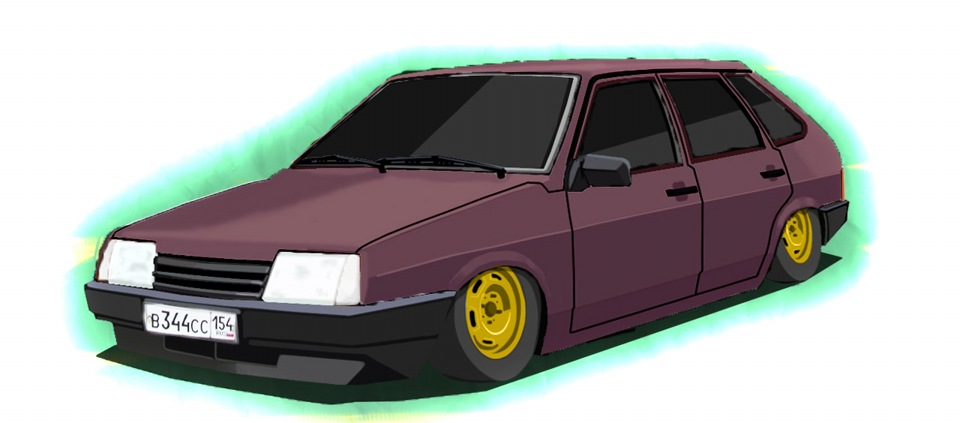
#> input picture reels/perekupy/kit/img/vaz2109/source.jpg, 960 x 423 px
$ python cut.py
#> lines starting #> are read from the running program, lines starting #| are printed output that depends on the picture; after the words box and inside, x2 and y2 are one past the last pixel; in counts of white or black regions, pixels touching at a corner belong together
# python cut.py → vaz2109.png: девятка владельца (вид 3/4) без белого фона и зелёного свечения, x2, с контуром
import numpy as np
from PIL import Image, ImageFilter
from scipy import ndimage
a = np.asarray(Image.open("source.jpg").convert("RGB")).astype(int)
r, g, b = a[..., 0], a[..., 1], a[..., 2]
bgish = ((r > 205) & (g > 205) & (b > 205)) | ((g > r + 25) & (g > 140))      # белый фон или зелёно-бирюзовое свечение
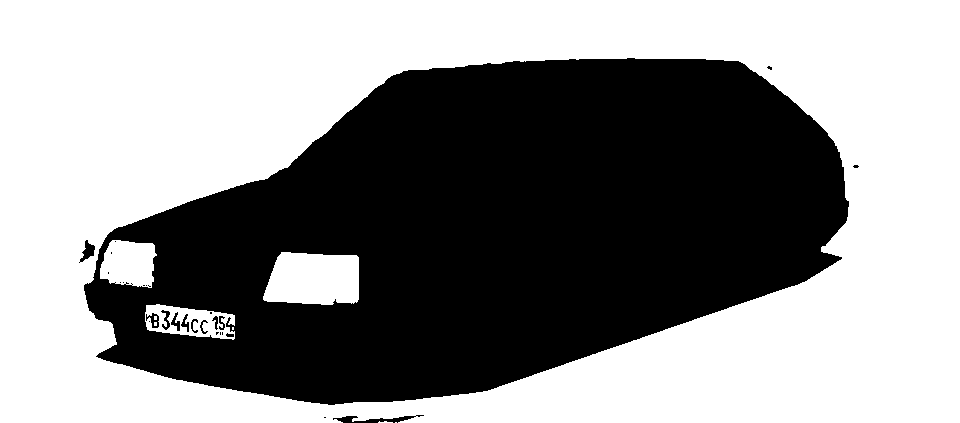
#> bgish: shape (423, 960) bool; 56.2% white; 28 black regions (16 under 20 px), largest, box (x1, y1, x2, y2) and area: (84, 58, 849, 405) 176811, (333, 415, 424, 423) 303, (79, 240, 95, 263) 163
lab, _ = ndimage.label(bgish)
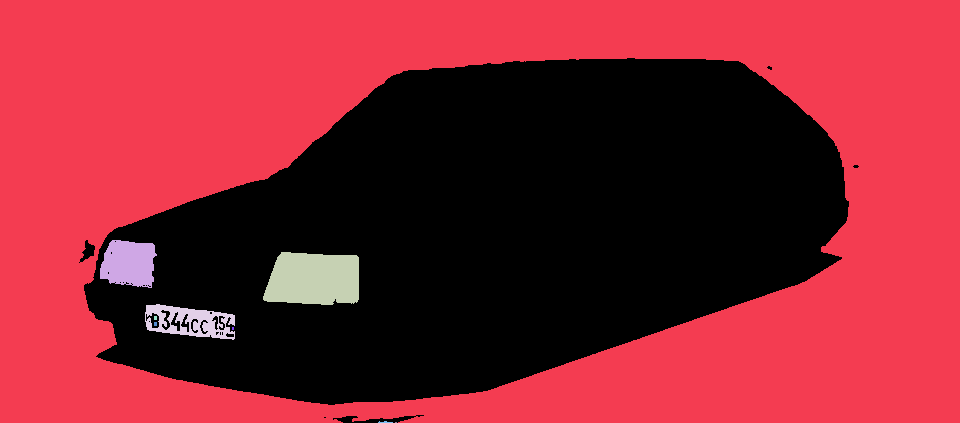
#> lab: shape (423, 960) int32; 10 distinct labels, from 0 to 9; one colour per label, 0 black
edge = set(lab[0]) | set(lab[-1]) | set(lab[:, 0]) | set(lab[:, -1]); edge.discard(0)
#> after `edge = set(lab[0]) | set(lab[-1]) | set(lab[:, 0]) | set(lab[:, -1])`: edge = 4 items
bg = np.isin(lab, list(edge))
#> bg: shape (423, 960) bool; 54.2% white; 6 black regions (3 under 20 px), largest, box (x1, y1, x2, y2) and area: (84, 58, 849, 405) 185653, (333, 415, 424, 423) 303, (79, 240, 95, 263) 163
fg = ndimage.binary_fill_holes(~bg)
fg = ndimage.binary_opening(fg, iterations=2)
#> fg: shape (423, 960) bool; 45.8% white; 4 white regions, box (x1, y1, x2, y2) and area: (84, 58, 849, 405) 185634, (82, 242, 95, 259) 132, (340, 416, 353, 423) 66, (391, 417, 402, 423) 38
lab2, n = ndimage.label(fg); sizes = ndimage.sum(fg, lab2, range(1, n + 1)); fg = lab2 == (1 + int(np.argmax(sizes)))   # только машина
#> after `lab2, n = ndimage.label(fg)`:
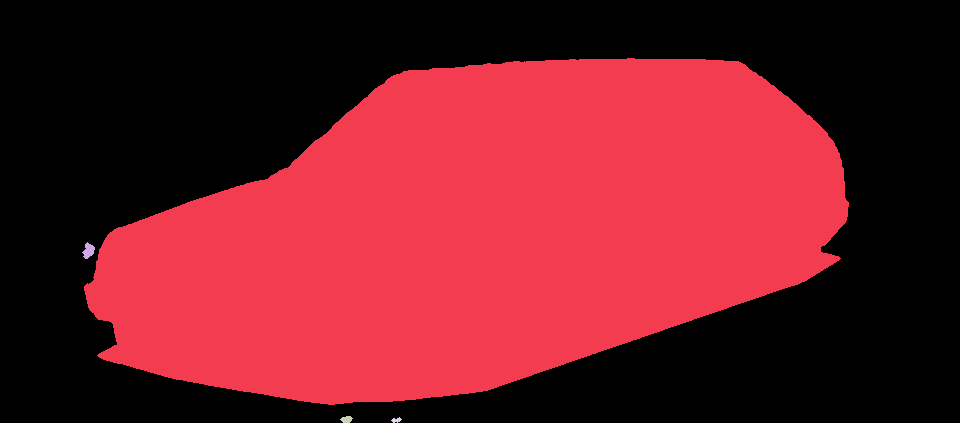
#> lab2: shape (423, 960) int32; 5 distinct labels, from 0 to 4; one colour per label, 0 black
#> after `lab2, n = ndimage.label(fg)`: n = 4
#> after `sizes = ndimage.sum(fg, lab2, range(1, n + 1))`: sizes = [185634, 132, 66, 38]
#> after `fg = lab2 == 1 + int(np.argmax(sizes))`: fg: shape (423, 960) bool; 45.7% white; 1 white region, box (x1, y1, x2, y2) and area: (84, 58, 849, 405) 185634
ys, xs = np.nonzero(fg); y0, y1, x0, x1 = ys.min(), ys.max() + 1, xs.min(), xs.max() + 1
#> after `y0, y1, x0, x1 = (ys.min(), ys.max() + 1, xs.min(), xs.max() + 1)`: y0 = 58; y1 = 405; x0 = 84; x1 = 849
alpha = (ndimage.gaussian_filter(fg.astype(float), 1.0) * 255).clip(0, 255)
green = fg & (g > r + 8) & (g > b) & (r + g + b < 330)                      # тень и кайма, окрашенные свечением → нейтральная тень
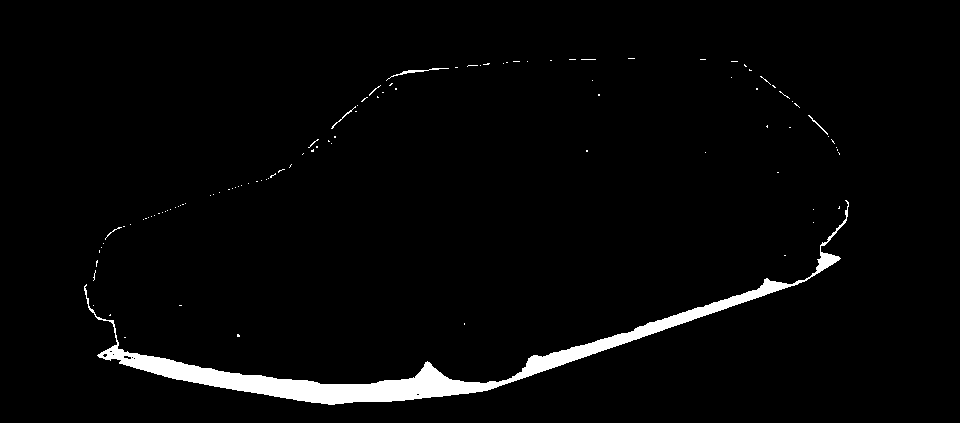
#> green: shape (423, 960) bool; 2.9% white; 103 white regions (97 under 20 px), largest, box (x1, y1, x2, y2) and area: (84, 200, 849, 405) 11045, (386, 68, 449, 81) 109, (331, 106, 356, 129) 45, (808, 115, 828, 135) 40, (105, 227, 122, 240) 26, (369, 85, 381, 96) 20
a = a.copy(); a[green] = (24, 26, 30); alpha = np.where(green, alpha * .75, alpha)
#> after `a[green] = (24, 26, 30)`:
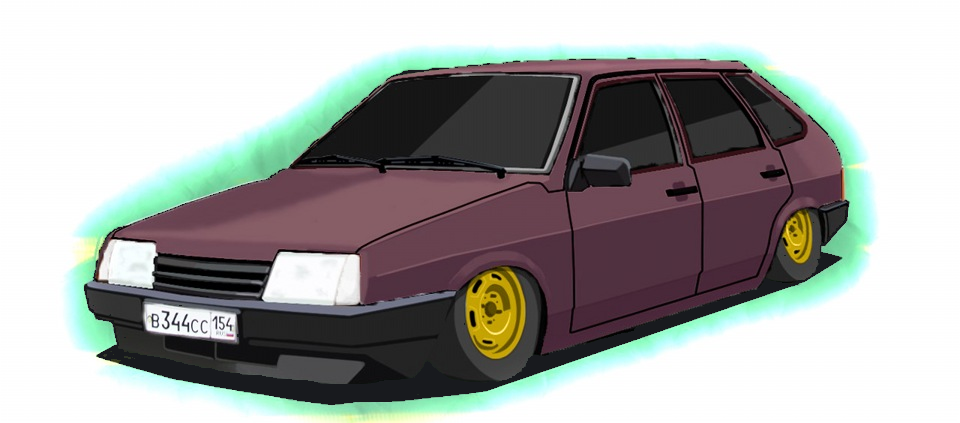
#> a: shape (423, 960, 3) int64; mean R, G, B 165.1, 166, 163.7
img = Image.fromarray(np.dstack([a, alpha]).astype(np.uint8)[y0:y1, x0:x1]).resize(((x1 - x0) * 2, (y1 - y0) * 2), Image.LANCZOS)
m = np.asarray(img)[..., 3] > 100
#> m: shape (694, 1530) bool; 70% white; 4 black regions, box (x1, y1, x2, y2) and area: (0, 0, 1085, 456) 152749, (503, 299, 1530, 694) 117627, (0, 467, 487, 694) 25969, (1100, 0, 1530, 288) 22126
ring = ndimage.binary_dilation(m, iterations=5)
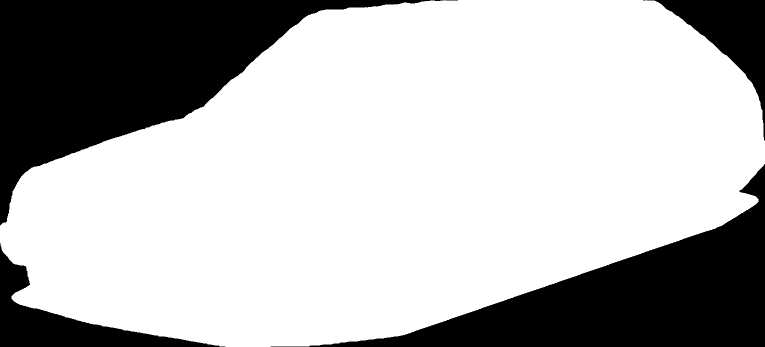
#> ring: shape (694, 1530) bool (shown at 1/2 size); 71.5% white; 6 black regions (1 under 20 px), largest, box (x1, y1, x2, y2) and area: (0, 0, 889, 451) 147364, (541, 328, 1530, 694) 112046, (0, 486, 451, 694) 22927, (1293, 0, 1530, 282) 19978, (891, 0, 916, 1) 25
o = np.zeros((*m.shape, 4), np.uint8); o[ring] = (21, 21, 21, 255)
base = Image.fromarray(o).filter(ImageFilter.GaussianBlur(.8)); base.alpha_composite(img); base.save("vaz2109.png"); print(base.size)
#> after `base.alpha_composite(img)`:
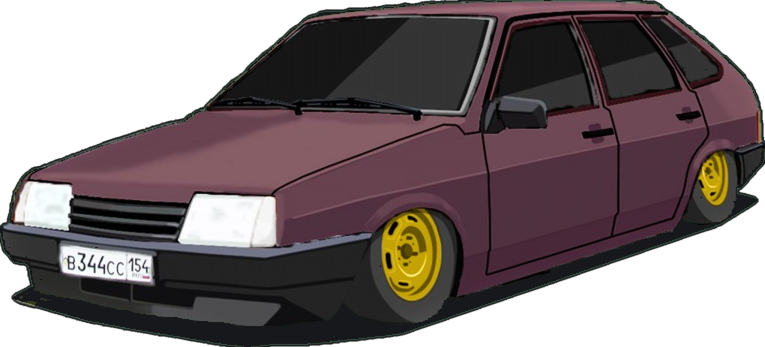
#> base: PIL image 1530x694 RGBA (shown at 1/2 size); mean R, G, B, A 56.2, 44.7, 46.4, 182.4; transparent parts drawn white
